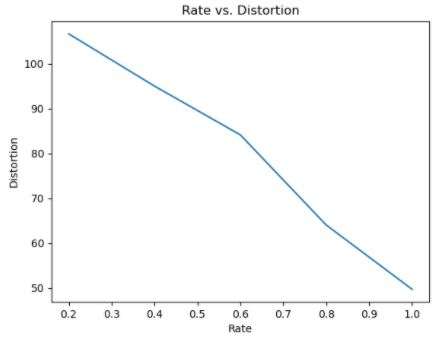

Python code for this plot:
import cv2
import numpy as np
from sklearn.cluster import KMeans
import matplotlib.pyplot as plt

# load image
img = cv2.imread('car.jpg')
# convert image to gray scale
img = cv2.cvtColor(img, cv2.COLOR_BGR2GRAY)
# select 512 * 1024 subset of image
img = img[50:562, 200:1224]
# get image shape
M = img.shape[0]
N = img.shape[1]

R_values = [0.2, 0.4, 0.6, 0.8, 1]
distortions = []

def reconstruct_image(patches, M, N, P):
    # function for reconstructing image from patches
    # M and N are size of image
    # P is patch size where each patch is P x P

    # initialize empty array which will be converted to reconstructed image
    empty_img = np.zeros((M, N), dtype=np.uint8)
    count = 0
    for x in range(0, img.shape[0], P):
        for y in range(0, img.shape[1], P):
            empty_img[x:x + P, y:y + P] = patches[count].reshape((P, P))
            count += 1

    return empty_img

def get_distortion(im1, im2, M, N):
    # calculate distortion between original image1 (original) and image2
    distortion = ((im1 - im2) ** 2).sum() / (M * N)
    return distortion

for R in R_values:
    P = 2  # patch size
    C = int(2 ** (R * (P ** 2)))  # number of clusters
    # get patches
    patches = [img[x:x + P, y:y + P].flatten() for x in range(0, img.shape[0], P) for y in range(0, img.shape[1], P)]
    patches = np.array(patches)  # convert to array

    # perform k means clustering to get cluster labels and cluster centers
    kmeans = KMeans(n_clusters=C, random_state=0).fit(patches)

    # get new patches based on k means clustering
    new_patches = []  # initialize list of new patches

    for i in range(len(patches)):
        # assign each patch to equal the representative patch of its cluster
        new_patches.append(np.array(kmeans.cluster_centers_[kmeans.labels_[i]]))

    new_patches = np.array(new_patches)  # convert to array

    # get quantized image by reconstructing the quantized patches
    quantized_img = reconstruct_image(new_patches, M, N, P)

    # calc distortion
    distortion = get_distortion(img, quantized_img, M, N)
    distortions.append(distortion)


plt.plot(R_values, distortions)
plt.title("Rate vs. Distortion")
plt.xlabel("Rate")
plt.ylabel("Distortion")
plt.show()
